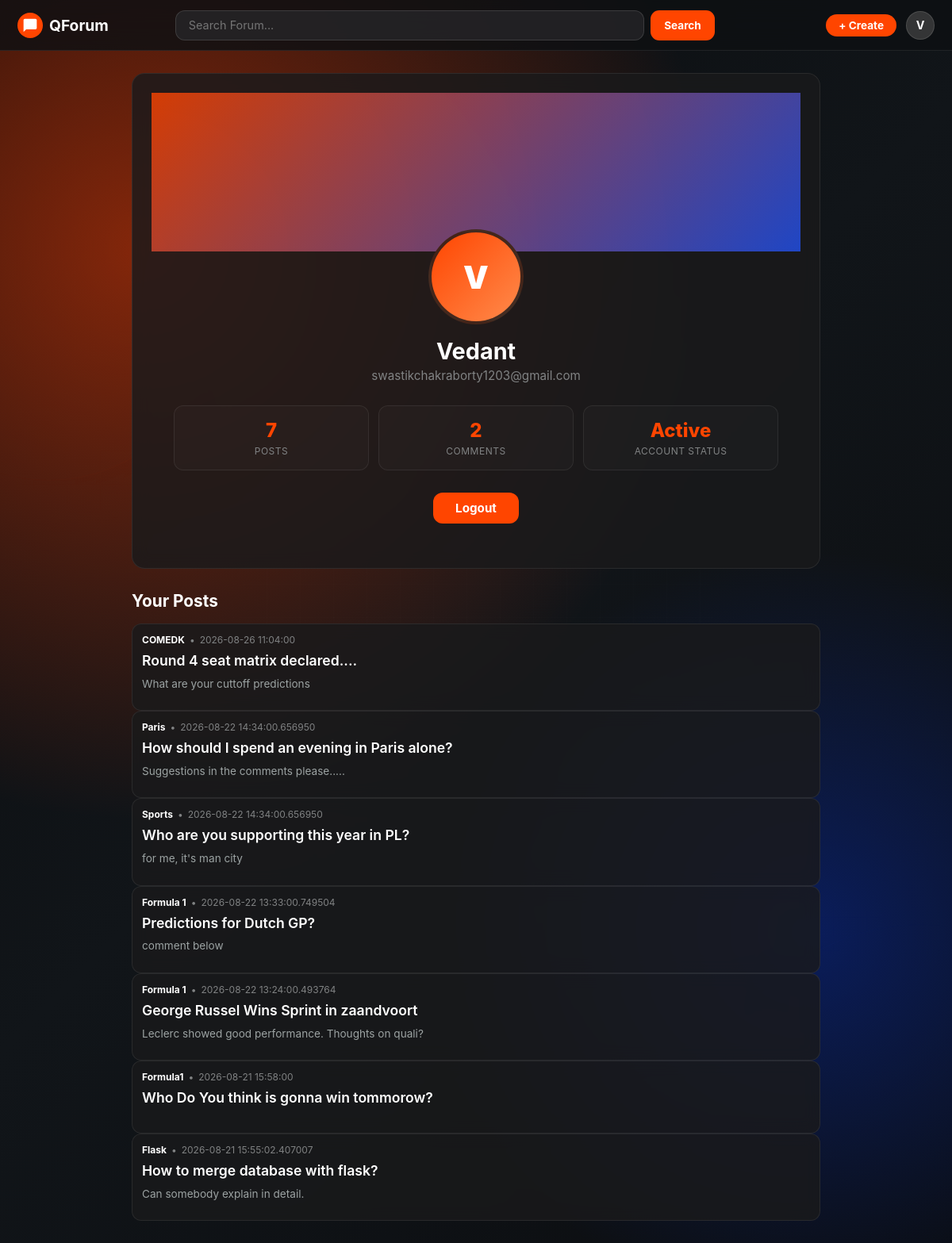
/user-profile (signed in), run on the app's committed database.
### app/models.py (models this page shows, shortened)
class User(Base):
    __tablename__ = "user"
    id = Column(Integer, primary_key=True)
    username = Column(String(100), unique=True, nullable=False, index=True)
    email = Column(String(120), unique=True, nullable=False, index=True)
    password_hash = Column(String(255), nullable=False)
    posts = relationship("Post", back_populates="author", cascade="all, delete-orphan")
    comments = relationship("Comment", back_populates="author", cascade="all, delete-orphan")

class Post(Base):
    __tablename__ = "post"
    id = Column(Integer, primary_key=True)
    title = Column(String(200), nullable=False)
    body = Column(Text, nullable=False)
    topic = Column(Text, nullable=False)
    author_id = Column(String(100), ForeignKey("user.username"), nullable=False)
    created_at = Column(
        DateTime,
        default=lambda: datetime.utcnow().replace(second=0, microsecond=0),
        nullable=False,
    )
    author = relationship("User", back_populates="posts")
    comments = relationship("Comment", back_populates="post", cascade="all, delete-orphan")

### app/routes/post_display_routes.py (the view)
@router.get("/user-profile")
def user_profile(request: Request, db: Session = Depends(get_db)):
    user = get_logged_in_user(request, db)
    if not user:
        return RedirectResponse(url="/login", status_code=303)
    comments = db.query(Comment).filter(Comment.author_id == user.username).all()
    user_posts = db.query(Post).filter(Post.author_id == user.username).order_by(Post.created_at.desc()).all()
    return templates.TemplateResponse(
        request,
        "user-profile.html",
        {"user": user, "user_posts": user_posts, "comments": comments},
    )

### app/templates/user-profile.html (shortened to what this page needs)
<!DOCTYPE html>
<html lang="en">
<head>
  <link rel="stylesheet" href="{{ url_for('static', path='css/style2.css') }}">
</head>
<body>
  <div class="background-art" aria-hidden="true"></div>
  <header class="navbar">
    <a href="/" class="nav-brand">
      <div class="brand-logo">
        <svg xmlns="http://www.w3.org/2000/svg" viewBox="0 0 24 24">
          <path d="M20 2H4c-1.1 0-2 .9-2 2v18l4-4h14c1.1 0 2-.9 2-2V4c0-1.1-.9-2-2-2z"/>
        </svg>
      </div>
      <span>QForum</span>
    </a>
    <div class="nav-search">
      <form action="{{ url_for('search') }}" method="get" class="search-form">
        <input name="search" type="text" class="search-input" placeholder="Search Forum...">
        <button type="submit" class="btn-search">Search</button>
      </form>
    </div>
    <div class="nav-actions">
      <form action="{{ url_for('create_post') }}">
        <button type="submit" class="btn-create">+ Create</button>
      </form>
      <a href="/" class="user-profile-trigger" title="Back to Dashboard">
        {{ user.username[0]|upper }}
      </a>
    </div>
  </header>
  <main class="profile-container">
    <section class="profile-card">
      <div class="profile-banner"></div>
      <div class="profile-content">
        <div class="profile-avatar-large">
          {{ user.username[0]|upper }}
        </div>
        <div class="profile-info">
          <h1>{{ user.username }}</h1>
          <p class="profile-email">{{ user.email }}</p>
        </div>
        <div class="profile-stats">
          <div class="stat-box">
            <span class="stat-value">{{ user_posts|length }}</span>
            <span class="stat-label">Posts</span>
          </div>
          <div class="stat-box">
            <span class="stat-value">{{ comments|length}}</span>
            <span class="stat-label">Comments</span>
          </div>
          <div class="stat-box">
            <span class="stat-value">Active</span>
            <span class="stat-label">Account Status</span>
          </div>
        </div>
        <div class="profile-actions">
          <form action="{{ url_for('logout') }}" method="get" style="width: 100%;">
            <button type="submit" class="btn-logout-full">Logout</button>
          </form>
        </div>
      </div>
    </section>
    <section class="user-posts-section">
      <h2>Your Posts</h2>
      {% if user_posts %}
        {% for post in user_posts %}
          <article class="post-card-compact">
            <div class="post-content">
              <div class="post-header">
                <a href="{{ url_for('view_post', post_id=post.id) }}" class="subreddit-name">
                  {{ post.topic }}
                </a>
                <span>•</span>
                <span class="post-date">{{ post.created_at }}</span>
              </div>
              <a href="{{ url_for('view_post', post_id=post.id) }}" class="post-title">
                {{ post.title }}
              </a>
              <p class="post-body-preview">
                {{ post.body[:150] }}{% if post.body|length > 150 %}...{% endif %}
              </p>
            </div>
          </article>
        {% endfor %}
      {% else %}
        <div class="empty-state">
          <p>You haven’t created any posts yet.</p>
        </div>
      {% endif %}
    </section>
  </main>
</body>
</html>

### data on the page
User: username "V", username "Vedant", email "swastikchakraborty1203@gmail.com"
Post: topic "COMEDK", created_at "2026-08-26 11:04:00", title "Round 4 seat matrix declared....", body "What are your cuttoff predictions"
Post: topic "Paris", created_at "2026-08-22 14:34:00.656950", title "How should I spend an evening in Paris alone?", body "Suggestions in the comments please....."
Post: topic "Sports", created_at "2026-08-22 14:34:00.656950", title "Who are you supporting this year in PL?", body "for me, it's man city"
Post: topic "Formula 1", created_at "2026-08-22 13:33:00.749504", title "Predictions for Dutch GP?", body "comment below"
Post: topic "Formula 1", created_at "2026-08-22 13:24:00.493764", title "George Russel Wins Sprint in zaandvoort", body "Leclerc showed good performance. Thoughts on quali?"
Post: topic "Formula1", created_at "2026-08-21 15:58:00", title "Who Do You think is gonna win tommorow?"
Post: topic "Flask", created_at "2026-08-21 15:55:02.407007", title "How to merge database with flask?", body "Can somebody explain in detail."

### other printed values
{{ user_posts|length }} "7"
{{ comments|length }} "2"
